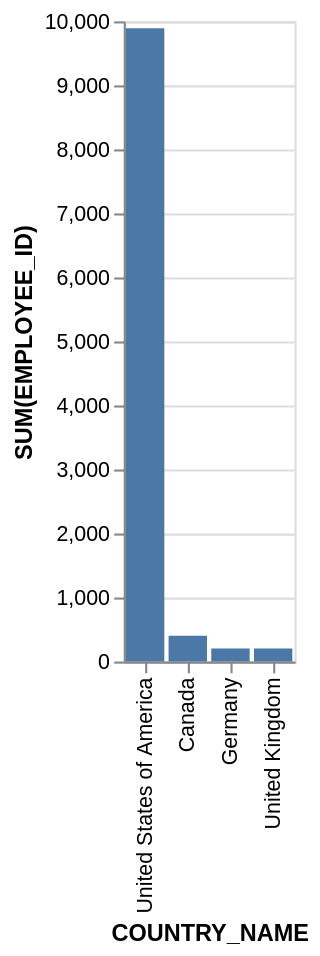

Vega-Lite specification for this chart:
### Vega-Lite specification from a JSON file in a GitHub repository (floating-point values rounded to 4 significant figures)
{"data": {"values": [{"x_data": "United States of America", "y_data": 9891}, {"x_data": "Canada", "y_data": 403}, {"x_data": "Germany", "y_data": 204}, {"x_data": "United Kingdom", "y_data": 203}]}, "mark": "bar", "encoding": {"x": {"field": "x_data", "type": "nominal", "title": "COUNTRY_NAME", "sort": {"op": "sum", "field": "y_data", "order": "descending"}}, "y": {"field": "y_data", "type": "quantitative", "title": "SUM(EMPLOYEE_ID)"}}}
